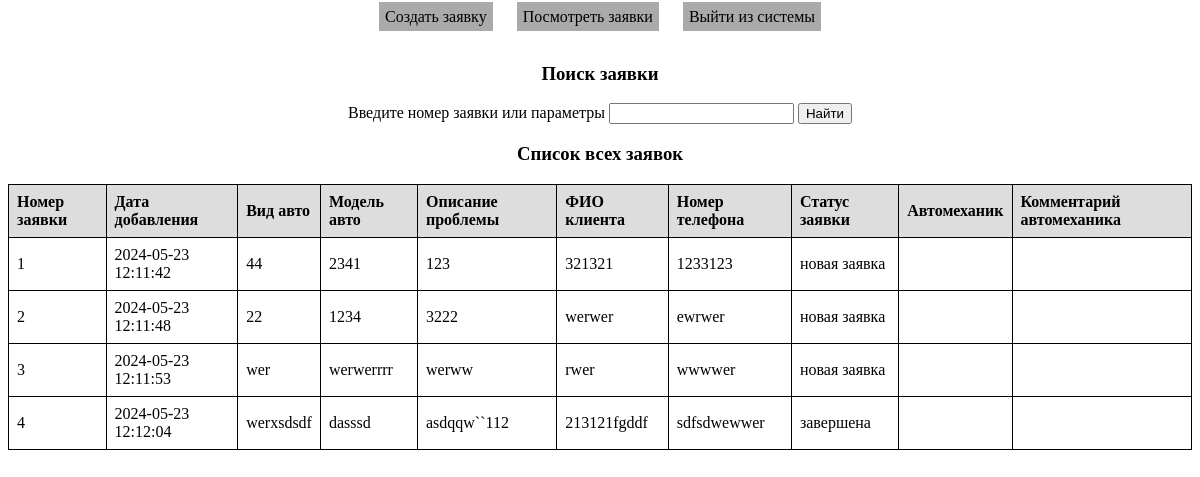
/user-requests.php, run on the app's committed database.
### tables this page shows
CREATE TABLE `request` (
  `id_request` int NOT NULL,
  `date_added` timestamp NOT NULL DEFAULT CURRENT_TIMESTAMP,
  `date_finish` timestamp NULL DEFAULT NULL,
  `car_type` varchar(255) NOT NULL,
  `model` varchar(255) NOT NULL,
  `problem_description` text NOT NULL,
  `client_name` varchar(255) NOT NULL,
  `phone_number` varchar(20) NOT NULL,
  `status` enum('новая заявка','в процессе ремонта','готова к выдаче','ожидание автозапчастей','завершена') NOT NULL DEFAULT 'новая заявка',
  `mechanic` varchar(255) DEFAULT NULL,
  `mechanic_comment` text
);

### user-requests.php (the view, shortened to what this page needs)
<?php
$link = mysqli_connect('localhost', 'root', '', 'techno');
?>
<!DOCTYPE html>
<html lang="en">
<head>
    <link rel="stylesheet" href="styles.css">
</head>
<body>
    <header>
        <a class="aa" href="user-dashboard.php">Создать заявку</a>
        <a class="aa" href="user-requests.php">Посмотреть заявки</a>
        <a class="aa" href="logout.php">Выйти из системы</a>
    </header>
    <br>
    <main>
        <h3>Поиск заявки</h3>
        <form method="POST">
            <label>Введите номер заявки или параметры</label>
            <input type="text" name="search_param">
            <button type="submit">Найти</button>
        </form>
        <h3>Список всех заявок</h3>
        <table>
            <tr>
                <th>Номер заявки</th>
                <th>Дата добавления</th>
                <th>Вид авто</th>
                <th>Модель авто</th>
                <th>Описание проблемы</th>
                <th>ФИО клиента</th>
                <th>Номер телефона</th>
                <th>Статус заявки</th>
                <th>Автомеханик</th>
                <th>Комментарий автомеханика</th>
            </tr>
            <?php
            $result = mysqli_query($link, "SELECT * FROM request");
            while ($row = mysqli_fetch_assoc($result)) {
                echo "<tr>
                        <td>{$row['id_request']}</td>
                        <td>{$row['date_added']}</td>
                        <td>{$row['car_type']}</td>
                        <td>{$row['model']}</td>
                        <td>{$row['problem_description']}</td>
                        <td>{$row['client_name']}</td>
                        <td>{$row['phone_number']}</td>
                        <td>{$row['status']}</td>
                        <td>{$row['mechanic']}</td>
                        <td>{$row['mechanic_comment']}</td>
                      </tr>";
            }
            ?>
        </table>
    </main>
</body>
</html>

### styles.css (style rules this page uses)
body { display: flex; align-items: center; text-align: center; flex-direction: column; }
.aa { color: #000; background-color: #aaa; padding: 5px; margin: 10px; border: 1px solid #aaa; text-decoration: none; }
table { width: 100%; border-collapse: collapse; }
table, th, td { border: 1px solid black; }
th, td { padding: 8px; text-align: left; }
th { background-color: #ddd; }

### data on the page
request: id_request "1", date_added "2024-05-23 12:11:42", car_type "44", model "2341", problem_description "123", client_name "321321", phone_number "1233123", status "новая заявка"
request: id_request "2", date_added "2024-05-23 12:11:48", car_type "22", model "1234", problem_description "3222", client_name "werwer", phone_number "ewrwer", status "новая заявка"
request: id_request "3", date_added "2024-05-23 12:11:53", car_type "wer", model "werwerrrr", problem_description "werww", client_name "rwer", phone_number "wwwwer", status "новая заявка"
request: id_request "4", date_added "2024-05-23 12:12:04", car_type "werxsdsdf", model "dasssd", problem_description "asdqqw``112", client_name "213121fgddf", phone_number "sdfsdwewwer", status "завершена"
